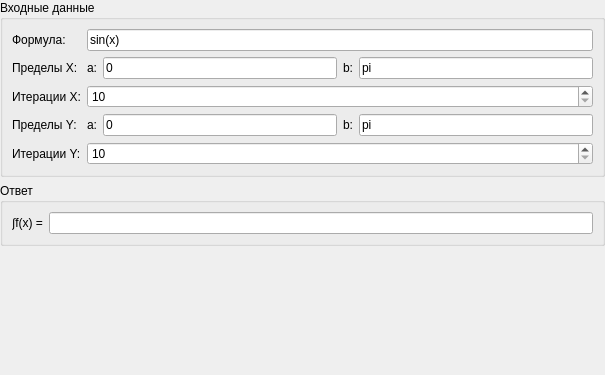
<?xml version="1.0" encoding="UTF-8"?>
<ui version="4.0">
 <class>MultipleIntegralFrame</class>
 <widget class="QWidget" name="MultipleIntegralFrame">
  <property name="enabled">
   <bool>true</bool>
  </property>
  <property name="geometry">
   <rect>
    <x>0</x>
    <y>0</y>
    <width>605</width>
    <height>375</height>
   </rect>
  </property>
  <property name="sizePolicy">
   <sizepolicy hsizetype="Preferred" vsizetype="Preferred">
    <horstretch>0</horstretch>
    <verstretch>0</verstretch>
   </sizepolicy>
  </property>
  <property name="minimumSize">
   <size>
    <width>0</width>
    <height>0</height>
   </size>
  </property>
  <property name="windowTitle">
   <string>Form</string>
  </property>
  <layout class="QGridLayout" name="gridLayout" columnstretch="0">
   <property name="sizeConstraint">
    <enum>QLayout::SetDefaultConstraint</enum>
   </property>
   <property name="leftMargin">
    <number>0</number>
   </property>
   <property name="topMargin">
    <number>0</number>
   </property>
   <property name="rightMargin">
    <number>0</number>
   </property>
   <property name="bottomMargin">
    <number>0</number>
   </property>
   <property name="verticalSpacing">
    <number>6</number>
   </property>
   <item row="0" column="0">
    <widget class="QGroupBox" name="inputGroupBox">
     <property name="sizePolicy">
      <sizepolicy hsizetype="Preferred" vsizetype="Fixed">
       <horstretch>0</horstretch>
       <verstretch>0</verstretch>
      </sizepolicy>
     </property>
     <property name="autoFillBackground">
      <bool>false</bool>
     </property>
     <property name="title">
      <string>Входные данные</string>
     </property>
     <layout class="QVBoxLayout" name="verticalLayout_2">
      <item>
       <layout class="QGridLayout" name="gridLayout_3">
        <property name="spacing">
         <number>6</number>
        </property>
        <item row="1" column="1">
         <widget class="QLabel" name="xALabel">
          <property name="autoFillBackground">
           <bool>false</bool>
          </property>
          <property name="text">
           <string>a:</string>
          </property>
         </widget>
        </item>
        <item row="3" column="0">
         <widget class="QLabel" name="yLimitLabel">
          <property name="text">
           <string>Пределы Y:</string>
          </property>
         </widget>
        </item>
        <item row="1" column="0">
         <widget class="QLabel" name="xLimitLabel">
          <property name="autoFillBackground">
           <bool>false</bool>
          </property>
          <property name="text">
           <string>Пределы X:</string>
          </property>
         </widget>
        </item>
        <item row="1" column="2">
         <widget class="QLineEdit" name="xLimitAEdit">
          <property name="autoFillBackground">
           <bool>false</bool>
          </property>
          <property name="text">
           <string>0</string>
          </property>
          <property name="frame">
           <bool>true</bool>
          </property>
         </widget>
        </item>
        <item row="1" column="3">
         <widget class="QLabel" name="xBLabel">
          <property name="autoFillBackground">
           <bool>false</bool>
          </property>
          <property name="text">
           <string>b:</string>
          </property>
         </widget>
        </item>
        <item row="0" column="0">
         <widget class="QLabel" name="functionLabel">
          <property name="text">
           <string>Формула:</string>
          </property>
         </widget>
        </item>
        <item row="1" column="4">
         <widget class="QLineEdit" name="xLimitBEdit">
          <property name="autoFillBackground">
           <bool>false</bool>
          </property>
          <property name="text">
           <string>pi</string>
          </property>
          <property name="frame">
           <bool>true</bool>
          </property>
         </widget>
        </item>
        <item row="0" column="1" colspan="4">
         <widget class="QLineEdit" name="functionEdit">
          <property name="text">
           <string>sin(x)</string>
          </property>
         </widget>
        </item>
        <item row="2" column="0">
         <widget class="QLabel" name="xIterationLabel">
          <property name="autoFillBackground">
           <bool>false</bool>
          </property>
          <property name="text">
           <string>Итерации X:</string>
          </property>
         </widget>
        </item>
        <item row="2" column="1" colspan="4">
         <widget class="QSpinBox" name="xIterationSpinBox">
          <property name="minimumSize">
           <size>
            <width>0</width>
            <height>0</height>
           </size>
          </property>
          <property name="autoFillBackground">
           <bool>false</bool>
          </property>
          <property name="frame">
           <bool>true</bool>
          </property>
          <property name="minimum">
           <number>10</number>
          </property>
          <property name="maximum">
           <number>100000</number>
          </property>
          <property name="singleStep">
           <number>100</number>
          </property>
          <property name="displayIntegerBase">
           <number>10</number>
          </property>
         </widget>
        </item>
        <item row="4" column="0">
         <widget class="QLabel" name="yIterationLabel">
          <property name="text">
           <string>Итерации Y:</string>
          </property>
         </widget>
        </item>
        <item row="3" column="1">
         <widget class="QLabel" name="yALabel">
          <property name="text">
           <string>a:</string>
          </property>
         </widget>
        </item>
        <item row="3" column="3">
         <widget class="QLabel" name="yBLabel">
          <property name="text">
           <string>b:</string>
          </property>
         </widget>
        </item>
        <item row="3" column="2">
         <widget class="QLineEdit" name="yLimitAEdt">
          <property name="text">
           <string>0</string>
          </property>
         </widget>
        </item>
        <item row="3" column="4">
         <widget class="QLineEdit" name="yLimitBEdit">
          <property name="text">
           <string>pi</string>
          </property>
         </widget>
        </item>
        <item row="4" column="1" colspan="4">
         <widget class="QSpinBox" name="yIterationSpinBox">
          <property name="minimum">
           <number>10</number>
          </property>
          <property name="maximum">
           <number>100000</number>
          </property>
         </widget>
        </item>
       </layout>
      </item>
     </layout>
    </widget>
   </item>
   <item row="2" column="0" alignment="Qt::AlignTop">
    <widget class="QGroupBox" name="outputGroupBox">
     <property name="sizePolicy">
      <sizepolicy hsizetype="Preferred" vsizetype="Fixed">
       <horstretch>0</horstretch>
       <verstretch>0</verstretch>
      </sizepolicy>
     </property>
     <property name="autoFillBackground">
      <bool>false</bool>
     </property>
     <property name="title">
      <string>Ответ</string>
     </property>
     <layout class="QGridLayout" name="gridLayout_2">
      <property name="topMargin">
       <number>9</number>
      </property>
      <item row="0" column="0">
       <widget class="QLabel" name="answerLabel">
        <property name="autoFillBackground">
         <bool>false</bool>
        </property>
        <property name="text">
         <string>∫f(x) =</string>
        </property>
       </widget>
      </item>
      <item row="0" column="1">
       <widget class="QLineEdit" name="answerEdit">
        <property name="autoFillBackground">
         <bool>false</bool>
        </property>
        <property name="frame">
         <bool>true</bool>
        </property>
        <property name="readOnly">
         <bool>true</bool>
        </property>
       </widget>
      </item>
     </layout>
    </widget>
   </item>
  </layout>
 </widget>
 <tabstops>
  <tabstop>xLimitAEdit</tabstop>
  <tabstop>xLimitBEdit</tabstop>
  <tabstop>xIterationSpinBox</tabstop>
  <tabstop>answerEdit</tabstop>
 </tabstops>
 <resources/>
 <connections/>
</ui>
